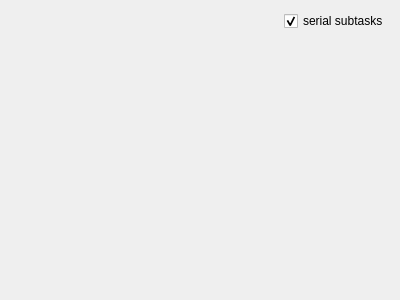
<?xml version="1.0" encoding="UTF-8"?>
<ui version="4.0">
 <class>TaskGroupWidget</class>
 <widget class="QWidget" name="TaskGroupWidget">
  <property name="geometry">
   <rect>
    <x>0</x>
    <y>0</y>
    <width>400</width>
    <height>300</height>
   </rect>
  </property>
  <property name="windowTitle">
   <string>Form</string>
  </property>
  <layout class="QVBoxLayout" name="verticalLayout_3">
   <item>
    <layout class="QHBoxLayout" name="horizontalLayout">
     <item>
      <spacer name="horizontalSpacer">
       <property name="orientation">
        <enum>Qt::Horizontal</enum>
       </property>
       <property name="sizeHint" stdset="0">
        <size>
         <width>40</width>
         <height>20</height>
        </size>
       </property>
      </spacer>
     </item>
     <item>
      <widget class="QCheckBox" name="checkBoxSerialSubTasks">
       <property name="text">
        <string>serial subtasks</string>
       </property>
       <property name="checked">
        <bool>true</bool>
       </property>
      </widget>
     </item>
    </layout>
   </item>
   <item>
    <spacer name="verticalSpacer">
     <property name="orientation">
      <enum>Qt::Vertical</enum>
     </property>
     <property name="sizeHint" stdset="0">
      <size>
       <width>20</width>
       <height>40</height>
      </size>
     </property>
    </spacer>
   </item>
  </layout>
 </widget>
 <resources/>
 <connections/>
</ui>
